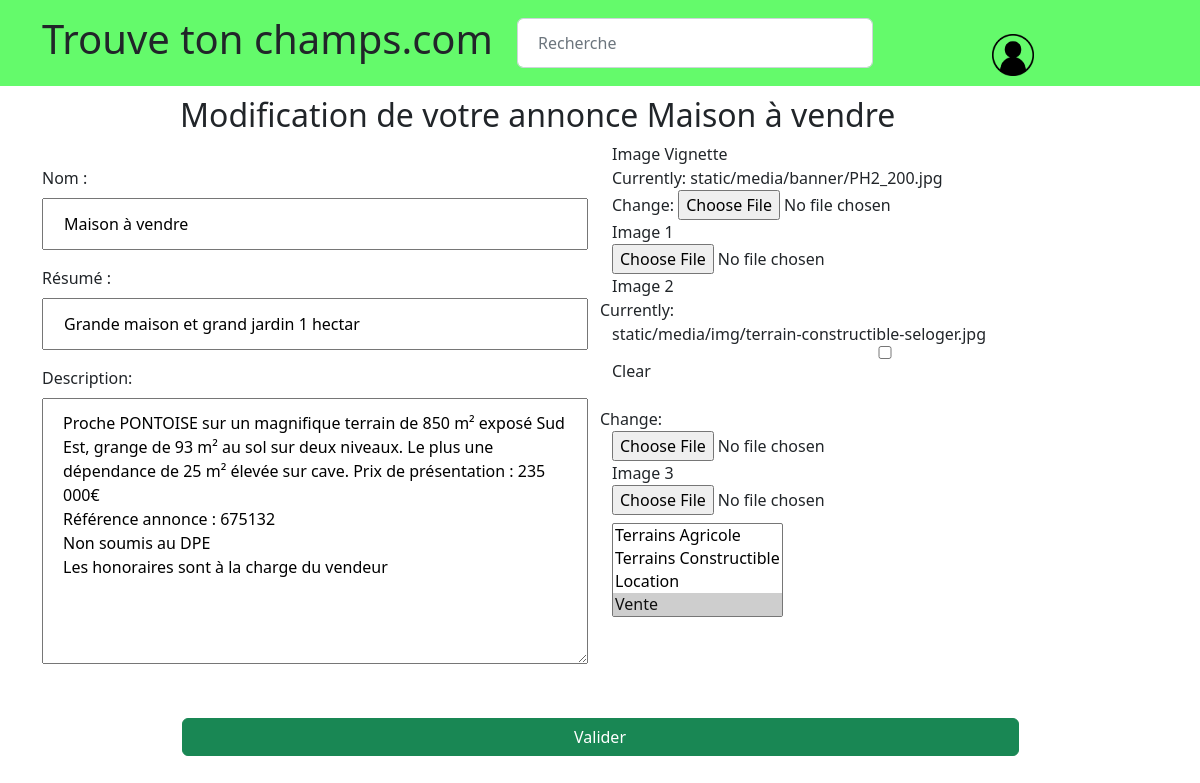
Screenshot of /updateproduct/2 (signed in) with the database file from the repository.
### trouvetonchamp/models.py (models this page shows, shortened)
class Product(models.Model):
    name = models.CharField(max_length=200, null=True, blank=True, default='')
    banner = models.ImageField(upload_to='static/media/banner')
    img2 = models.ImageField(upload_to='static/media/img', null=True, blank=True)
    img1 = models.ImageField(upload_to='static/media/img', null=True, blank=True)
    img3 = models.ImageField(upload_to='static/media/img', null=True, blank=True)
    summary = models.CharField(max_length=200, null=True, blank=True, default='')
    content = models.TextField(null=True, blank=True, default='')
    date_pub = models.DateTimeField(default=datetime.now, blank=True)
    categories = models.ManyToManyField(Category, related_name='products')
    users = models.ForeignKey(User, related_name='users', blank=True, null=True, on_delete=models.CASCADE)

### trouvetonchamp/views.py (the view, shortened to what this page needs)
# urls.py: path('updateproduct/<int:pk>', UpdateProduct.as_view(), name='product_update'),
class UpdateProduct(UpdateView):
    template_name = 'product_update.html'
    model = Product
    fields = ['name', 'summary', 'content', 'img1', 'img2', 'img3', 'banner', 'categories']

### trouvetonchamp/models.py (called while the page is built)
    def __str__(self):
        return f"{self.title}"

### templates/product_update.html (shortened to what this page needs)
{% extends 'base.html' %}
{% load static %}
{% block body_content %}
    <h2>Modification de votre annonce {{ product.name }}</h2>
    <div class="container">
        <div class="row">
            <form action="" method="POST" enctype="multipart/form-data">
                <div class="col-12 justify-content-center">
                    <div class="row mb-2">
                        <div class="col-12 col-md-6 pt-4 ">
                            <div class="row">
                                <div class="col-12 mb-2">
                                    Nom :
                                    {{ form.name }}
                                </div>
                                <div class="col-12 mb-2">
                                    Résumé :
                                    {{ form.summary }}
                                </div>
                                <div class="col-12 mb-2">
                                    Description:
                                    {{ form.content }}
                                </div>
                            </div>
                        </div>
                        <div class="col-12 col-md-6">
                            <div class="row mb-2">
                                <div class="col-12">
                                    <label>Image Vignette</label>
                                    {{ form.banner }}
                                </div>
                                <label>Image 1</label>
                                {{ form.img1 }}
                                <label>Image 2</label>
                                {{ form.img2 }}
                                <label>Image 3</label>
                                {{ form.img3 }}
                            </div>
                            <div class="row">
                                <div class="col">{{ form.categories }} </div>
                            </div>
                        </div>
                    </div></br>
                    <div class="center w-100">
                        <button type="submit" class="btn btn-success w-75 center">Valider</button>
                    </div>
                </div>
            </form>
        </div>
    </div>
{% endblock %}

### static/style.css (style rules this page uses)
:root { --white: #fff; --black: #000; --overlay: rgba(0, 0, 0, 0.75); }
.center { text-align: center; }
h5, p, a, a:hover { text-decoration: none; color: #000000; }
h2 { margin-left: 15% }
input[type=text], input[type=password], textarea { width: 100%; padding: 12px 20px; margin: 8px 0; box-sizing: border-box; }
label { display: block; cursor: pointer; }
a { text-decoration: none; color: inherit; }

### rows the page displays
Product: name "Maison à vendre", summary "Grande maison et grand jardin 1 hectar", content "Proche PONTOISE sur un magnifique terrain de 850 m² exposé Sud Est, grange de 93 m² au sol sur deux niveaux. Le plus une dépendance de 25 m² élevée sur cave. Prix de présentation : 235 000€ Référence annonce : 675132 Non soumis au DPE Les honoraires sont à la charge du vendeur"
